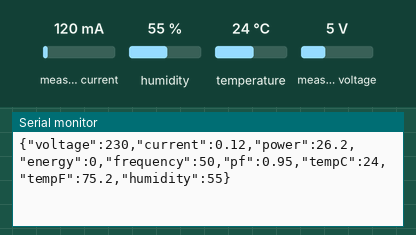
The program below on a simulated ESP8266 (Wemos D1 mini). On the bench: the last lines printed to the serial monitor. The inputs (shaded band) are chosen by the test bench; at power-on: measured current 120 mA, humidity 55 %, temperature 24 °C, measured voltage 5 V.

Above: at 1.2 s.
1.3 s: measured current set to 40 mA
At 2.2 s:
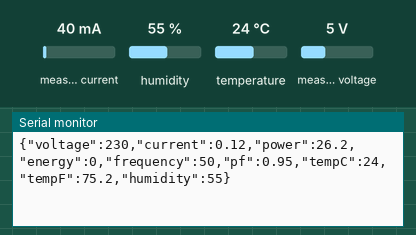
2.8 s: humidity set to 22 %
At 3.9 s:
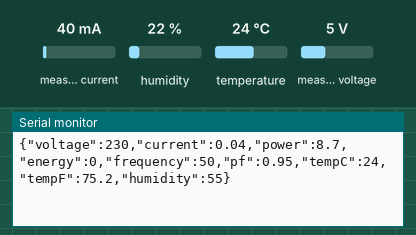
4.3 s: temperature set to 12 °C
At 5.4 s:
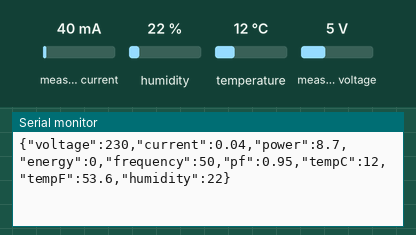
5.8 s: measured voltage set to 0.3 V
At 6.6 s:
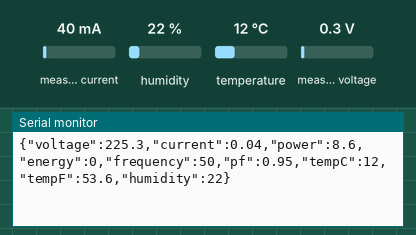
7.3 s: measured current set to 500 mA
At 7.3 s:
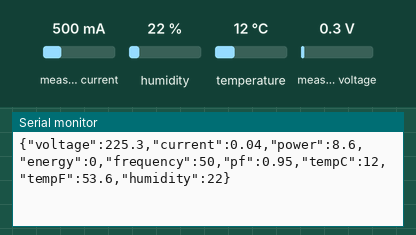
8.8 s: measured voltage set to 3.8 V
At 10.0 s:
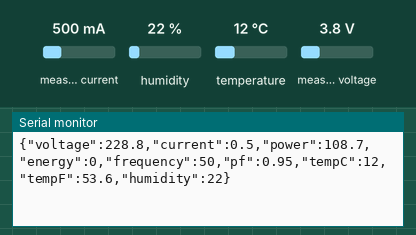
Timing chart, 0 to 11.8 s (numbered marks = the images above; inputs shaded):
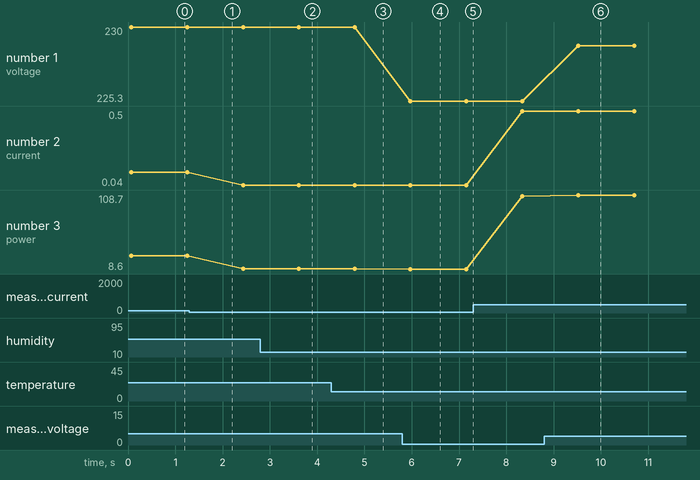

The program:

main.cpp
```cpp
#include <Arduino.h>
#include <PZEM004Tv30.h>
#include <SoftwareSerial.h>
#include <DHT.h>
#include <ArduinoJson.h>

// Define Software Serial pins for PZEM
#define PZEM_RX_PIN D3  // TX from PZEM
#define PZEM_TX_PIN D4  // RX from PZEM

// Define Software Serial for ESP32 communication
#define ESP_RX_PIN D6
#define ESP_TX_PIN D5

// Define DHT11 sensor pin (New Pin)
#define DHTPIN D7  // GPIO13 (Safe pin)
#define DHTTYPE DHT22


// Global sensor data
float voltage, current, power, energy, frequency, pf, temperatureC, temperatureF, humidity;

// SoftwareSerial for PZEM and ESP32
SoftwareSerial pzemSerial(PZEM_RX_PIN, PZEM_TX_PIN);
SoftwareSerial espSerial(ESP_RX_PIN, ESP_TX_PIN);
PZEM004Tv30 pzem(pzemSerial);
DHT dht(DHTPIN, DHTTYPE);

void setup() {
    Serial.begin(9600);   // Debugging serial
    espSerial.begin(9600); // Communication with ESP32
    dht.begin();  // Initialize DHT sensor
}


float safeRead(float value) {
  return isnan(value) ? 0 : value;
}

// Function to read PZEM sensor data
void readSensorsPzem() {
  voltage   = safeRead(pzem.voltage());
  current   = safeRead(pzem.current());
  power     = safeRead(pzem.power());
  energy    = safeRead(pzem.energy());
  frequency = safeRead(pzem.frequency());
  pf        = safeRead(pzem.pf());
}

// Function to read DHT11 sensor data
void readDHT11() {
    temperatureC = dht.readTemperature();
    temperatureF = dht.readTemperature(true);
    humidity = dht.readHumidity();

    if (isnan(temperatureC) || isnan(temperatureF) || isnan(humidity)) {
        return;
    }
}

// Function to send JSON data to ESP32
void sendJsonToESP() {
    JsonDocument jsonDoc;
    jsonDoc["voltage"] = voltage;
    jsonDoc["current"] = current;
    jsonDoc["power"] = power;
    jsonDoc["energy"] = energy;
    jsonDoc["frequency"] = frequency;
    jsonDoc["pf"] = pf;
    jsonDoc["tempC"] = temperatureC;
    jsonDoc["tempF"] = temperatureF;
    jsonDoc["humidity"] = humidity;

    String jsonString;
    serializeJson(jsonDoc, jsonString);
    Serial.println(jsonString);
    espSerial.println(jsonString);  // Send JSON to ESP32
}

void loop() {
    readSensorsPzem();
    readDHT11();
    sendJsonToESP(); // Send combined sensor data to ESP32
    delay(1000);
}
```

Measured:
- after the input at 4.3 s, the serial monitor: prints a new line after 0.49 s (image 3)
- after the input at 5.8 s, the serial monitor: prints a new line after 0.17 s (image 4)
- after the input at 8.8 s, the serial monitor: prints a new line after 0.72 s (image 6)
- plotted number 1: 230 → 225.3 after the input at 5.8 s, 225.3 → 228.8 after the input at 8.8 s
- plotted number 2: 0.12 → 0.04 after the input at 1.3 s, 0.04 → 0.5 after the input at 7.3 s
- plotted number 3: 26.2 → 8.7 after the input at 1.3 s, 8.7 → 8.6 after the input at 5.8 s, 8.6 → 107 after the input at 7.3 s, 107 → 108.7 after the input at 8.8 s
